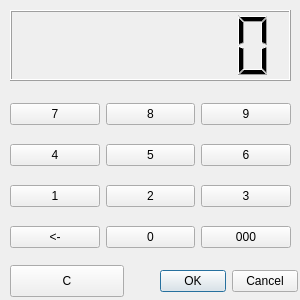
<?xml version="1.0" encoding="UTF-8"?>
<ui version="4.0">
 <class>keyboard</class>
 <widget class="QWidget" name="keyboard">
  <property name="geometry">
   <rect>
    <x>0</x>
    <y>0</y>
    <width>300</width>
    <height>300</height>
   </rect>
  </property>
  <property name="windowTitle">
   <string>Form</string>
  </property>
  <widget class="QLCDNumber" name="lcdNumber">
   <property name="geometry">
    <rect>
     <x>10</x>
     <y>10</y>
     <width>281</width>
     <height>71</height>
    </rect>
   </property>
   <property name="smallDecimalPoint">
    <bool>false</bool>
   </property>
   <property name="numDigits">
    <number>7</number>
   </property>
   <property name="segmentStyle">
    <enum>QLCDNumber::Filled</enum>
   </property>
  </widget>
  <widget class="QDialogButtonBox" name="buttonBox">
   <property name="geometry">
    <rect>
     <x>160</x>
     <y>265</y>
     <width>138</width>
     <height>32</height>
    </rect>
   </property>
   <property name="standardButtons">
    <set>QDialogButtonBox::Cancel|QDialogButtonBox::Ok</set>
   </property>
  </widget>
  <widget class="QPushButton" name="pushButtonC">
   <property name="geometry">
    <rect>
     <x>10</x>
     <y>265</y>
     <width>114</width>
     <height>32</height>
    </rect>
   </property>
   <property name="text">
    <string>C</string>
   </property>
  </widget>
  <widget class="QWidget" name="">
   <property name="geometry">
    <rect>
     <x>10</x>
     <y>90</y>
     <width>281</width>
     <height>171</height>
    </rect>
   </property>
   <layout class="QGridLayout" name="gridLayout">
    <item row="0" column="0">
     <widget class="QPushButton" name="pushButtonNum7">
      <property name="text">
       <string>7</string>
      </property>
     </widget>
    </item>
    <item row="0" column="1">
     <widget class="QPushButton" name="pushButtonNum8">
      <property name="text">
       <string>8</string>
      </property>
     </widget>
    </item>
    <item row="0" column="2">
     <widget class="QPushButton" name="pushButtonNum9">
      <property name="text">
       <string>9</string>
      </property>
     </widget>
    </item>
    <item row="1" column="0">
     <widget class="QPushButton" name="pushButtonNum4">
      <property name="text">
       <string>4</string>
      </property>
     </widget>
    </item>
    <item row="1" column="1">
     <widget class="QPushButton" name="pushButtonNum5">
      <property name="text">
       <string>5</string>
      </property>
     </widget>
    </item>
    <item row="1" column="2">
     <widget class="QPushButton" name="pushButtonNum6">
      <property name="text">
       <string>6</string>
      </property>
     </widget>
    </item>
    <item row="2" column="0">
     <widget class="QPushButton" name="pushButtonNum1">
      <property name="text">
       <string>1</string>
      </property>
     </widget>
    </item>
    <item row="2" column="1">
     <widget class="QPushButton" name="pushButtonNum2">
      <property name="text">
       <string>2</string>
      </property>
     </widget>
    </item>
    <item row="2" column="2">
     <widget class="QPushButton" name="pushButtonNum3">
      <property name="text">
       <string>3</string>
      </property>
     </widget>
    </item>
    <item row="3" column="0">
     <widget class="QPushButton" name="pushButtonNumBack">
      <property name="text">
       <string>&lt;-</string>
      </property>
     </widget>
    </item>
    <item row="3" column="1">
     <widget class="QPushButton" name="pushButtonNum0">
      <property name="text">
       <string>0</string>
      </property>
     </widget>
    </item>
    <item row="3" column="2">
     <widget class="QPushButton" name="pushButtonNum000">
      <property name="text">
       <string>000</string>
      </property>
     </widget>
    </item>
   </layout>
  </widget>
 </widget>
 <resources/>
 <connections/>
</ui>
